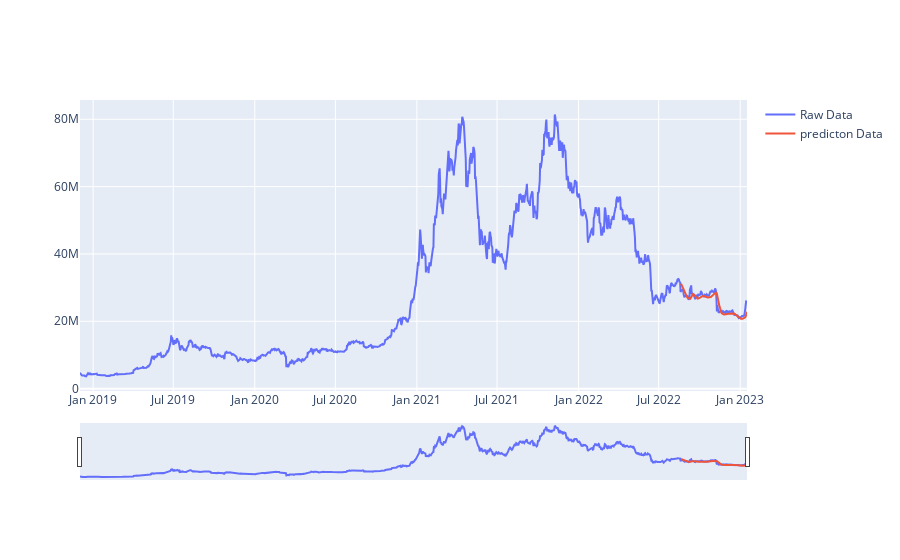

The notebook cell saved with this chart:
### Code cell
fig = go.Figure()
fig.add_trace(go.Scatter(
    name="Raw Data",
    x=df_BTC.index, y=df_BTC['close'],
    
))
fig.add_trace(go.Scatter(
    name="predicton Data",
     x=df_BTC_pred.index, y=df_BTC_pred['close']
))

fig.update_xaxes(
    rangeslider_visible=True)
fig.show()

### Figure 1 — Plotly figure (JSON) as saved in the notebook; plotly's stock layout.template omitted (floating-point values rounded to 4 significant figures; data arrays with more than 128 entries replaced by an {"elided": "..."} marker saying what was removed)
{"data": [{"name": "Raw Data", "type": "scatter", "x": {"elided": "1500 str values"}, "y": {"elided": "1500 int values"}}, {"name": "predicton Data", "type": "scatter", "x": {"elided": "150 str values"}, "y": {"elided": "150 int values"}}], "layout": {"xaxis": {"rangeslider": {"visible": true}}}}
